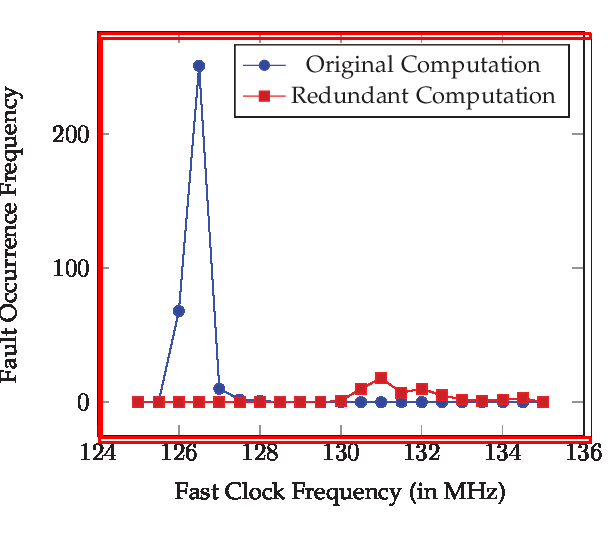
#> input picture input.png, 615 x 537 px
$ python -i findaxis.py   (imports and definitions only)
#> lines starting #> are read from the running program, lines starting #| are printed output that depends on the picture; after the words box and inside, x2 and y2 are one past the last pixel; in counts of white or black regions, pixels touching at a corner belong together
#> further down, picture is the input picture: shape (537, 615, 3); mean B, G, R 237.8, 236.7, 244.7
import cv2
import numpy as np


def aspectRatio(w,h):
    #print w,h
    if(h*1.0/w >= 4 or w*1.0/h >= 4):
        return False
    return True

def find_if_close(cnt1,cnt2):
    row1,row2 = cnt1.shape[0],cnt2.shape[0]
    for i in xrange(row1):
        for j in xrange(row2):
            dist = np.linalg.norm(cnt1[i]-cnt2[j])
            if abs(dist) < 50 :
                return True
            elif i==row1-1 and j==row2-1:
                return False

def findaxis(img):
    gray = cv2.cvtColor(img,cv2.COLOR_BGR2GRAY)
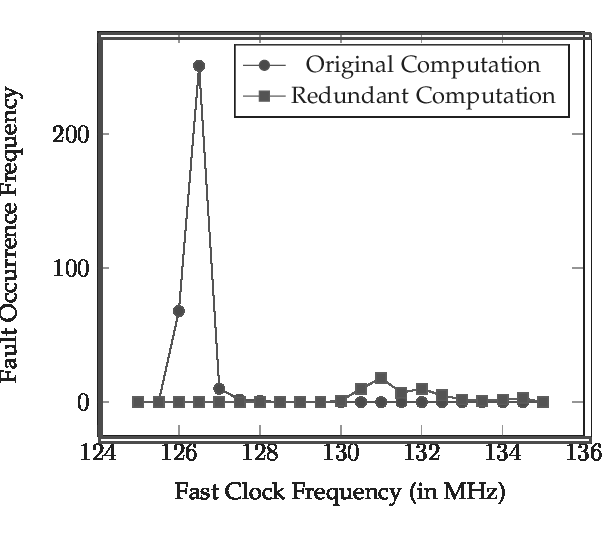
#> gray: shape (537, 615); min 29, max 255, mean 239.2
    h,w,channel = img.shape
#> h = 537; w = 615; channel = 3
    gray = cv2.adaptiveThreshold(gray,255,cv2.ADAPTIVE_THRESH_MEAN_C,cv2.THRESH_BINARY_INV,11,7)
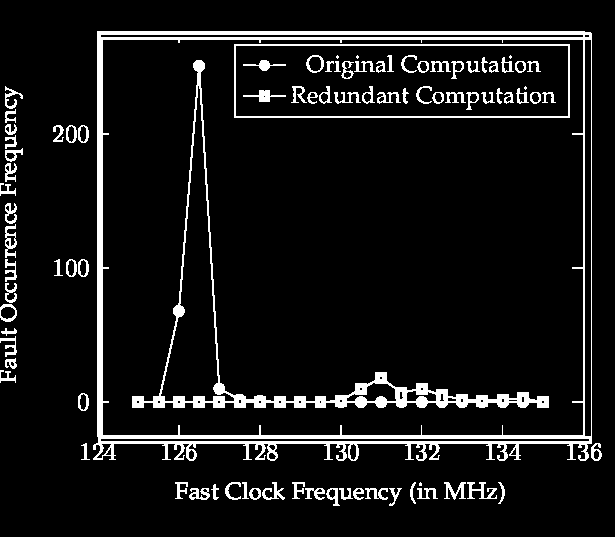
#> gray: shape (537, 615); 8.3% white; 88 white regions (5 under 20 px), largest, box (x1, y1, x2, y2) and area: (93, 31, 592, 461) 12235, (132, 60, 549, 408) 5735, (234, 44, 570, 118) 1624
    kernel = np.zeros((5,5),np.uint8)
    gray = cv2.morphologyEx(gray, cv2.MORPH_OPEN, kernel)
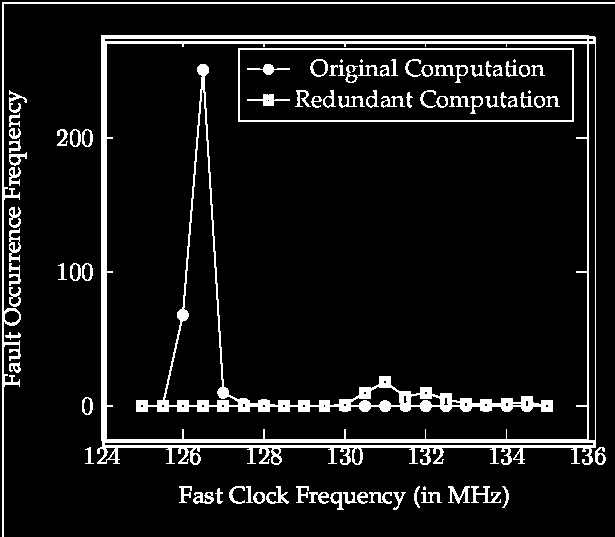
#> gray: shape (537, 615); 9% white; 85 white regions (5 under 20 px), largest, box (x1, y1, x2, y2) and area: (97, 35, 596, 465) 12235, (136, 64, 553, 412) 5735, (2, 2, 615, 537) 2736
    # [5 lines of commented-out code are left out]
    gray = cv2.GaussianBlur(gray,(3,3),0)
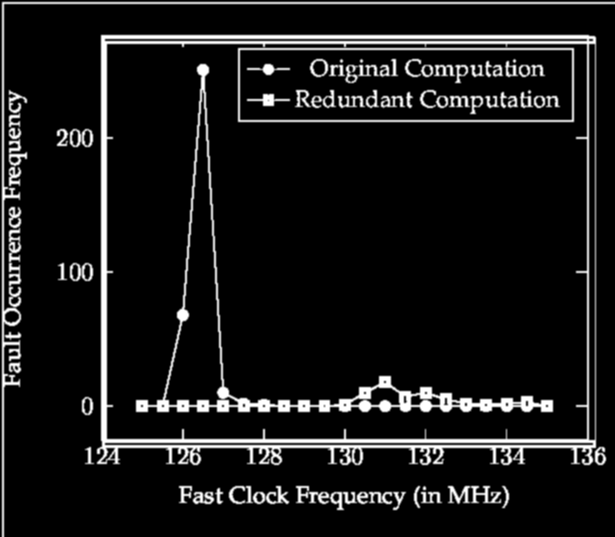
#> gray: shape (537, 615); min 0, max 255, mean 22.9
    #edges = cv2.Canny(gray,50,150,apertureSize = 3)
    lines = cv2.HoughLinesP(gray,0.25,np.pi/180,100,100,30)
#> lines = 124 rows, first 6: [1, 2, 614, 2], [1, 1, 614, 1], [1, 3, 614, 3], [96, 448, 605, 448], [100, 41, 596, 41], [1, 4, 614, 4]
    im2 = np.zeros((h,w,channel),np.uint8)
    for x1,y1,x2,y2 in lines[0]:
        cv2.line(im2,(x1,y1),(x2,y2),(0,255,0),2)
#> this loop made 1 pass
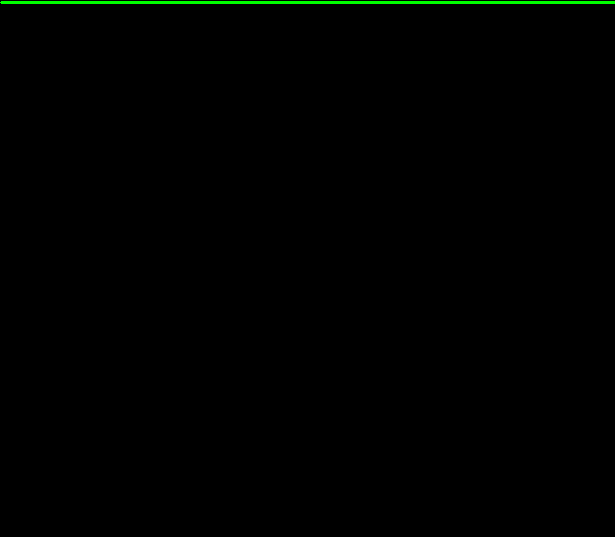
#> im2: shape (537, 615, 3); mean of channels 0, 1, 2 0, 1.4, 0; drawn as B, G, R

    gray = cv2.cvtColor(im2,cv2.COLOR_BGR2GRAY)
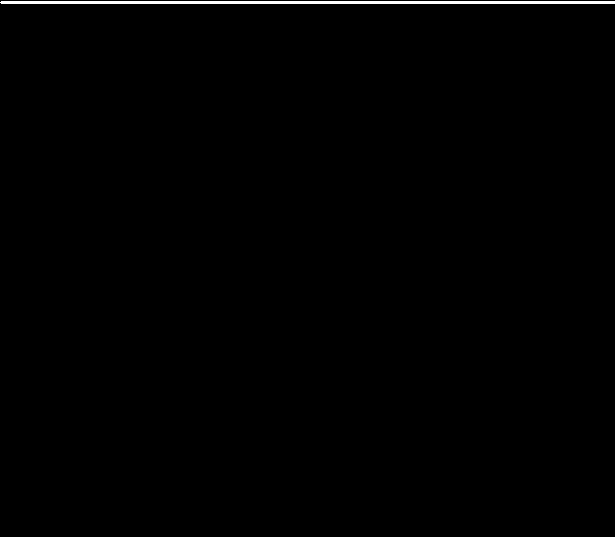
#> gray: shape (537, 615); values 0 (black) and 150 (white), 0.56% white; 1 white region
    # cv2.imwrite(graphfolder+"/gray.png",gray)
    cnts1 = cv2.findContours(gray, cv2.RETR_EXTERNAL,cv2.CHAIN_APPROX_SIMPLE)
#> cnts1 = 1 contour; box (x1, y1, x2, y2) and area: (0, 1, 615, 4) 1227
    # [5 lines of commented-out code are left out]

#> (the run stopped early here; a loop or call above may not have finished)

$ run again, on new.pdf1.png
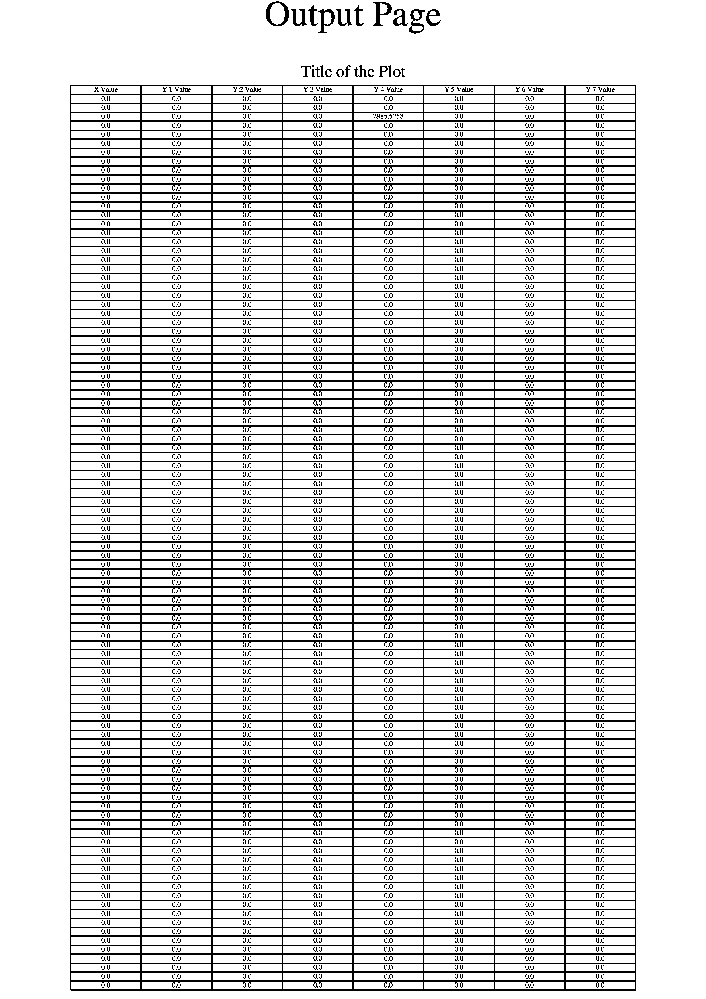
#> input picture new.pdf1.png, 706 x 999 px, shrunk from 2480 x 3508 before the run
#> picture is the input picture: shape (999, 706, 3); 84.4% white; black in thin lines or dots, all inside (x1, y1, x2, y2) = (70, 1, 636, 991)
#> in findaxis, `gray = cv2.GaussianBlur(gray,(3,3),0)`:
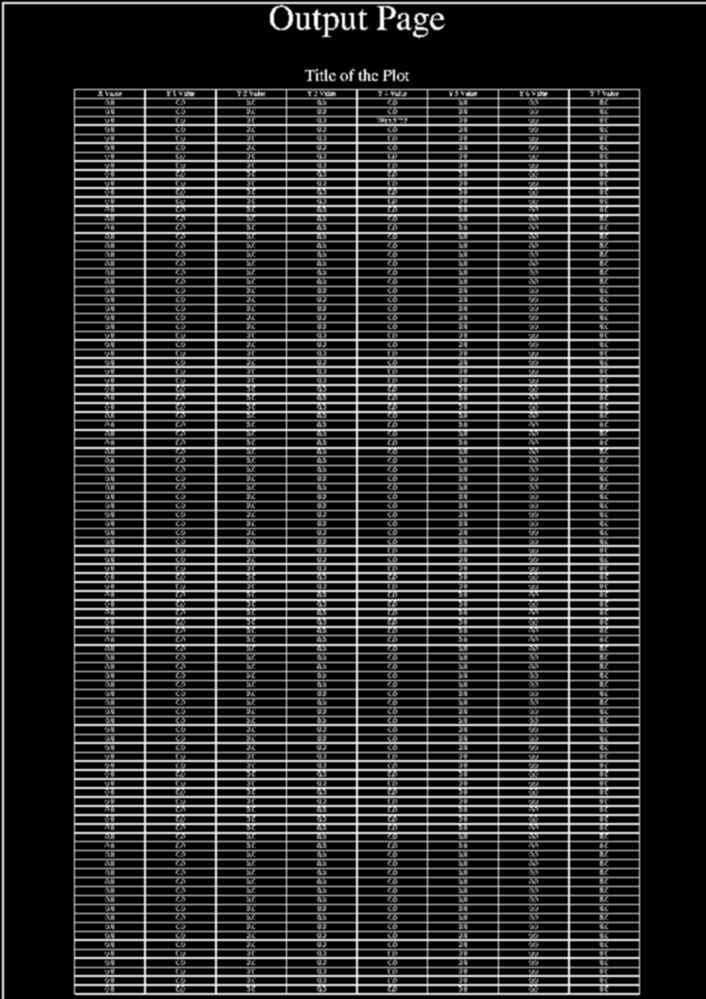
#> gray: shape (999, 706); min 0, max 255, mean 41
#> lines = 161 rows, first 6: [325, 995, 325, 88], [395, 995, 395, 88], [567, 995, 567, 88], [2, 998, 2, 1], [463, 995, 463, 97], [466, 995, 466, 88]
#> the loop in findaxis, `for x1,y1,x2,y2 in lines[0]:` made 1 pass
#> in findaxis, `gray = cv2.cvtColor(im2,cv2.COLOR_BGR2GRAY)`:
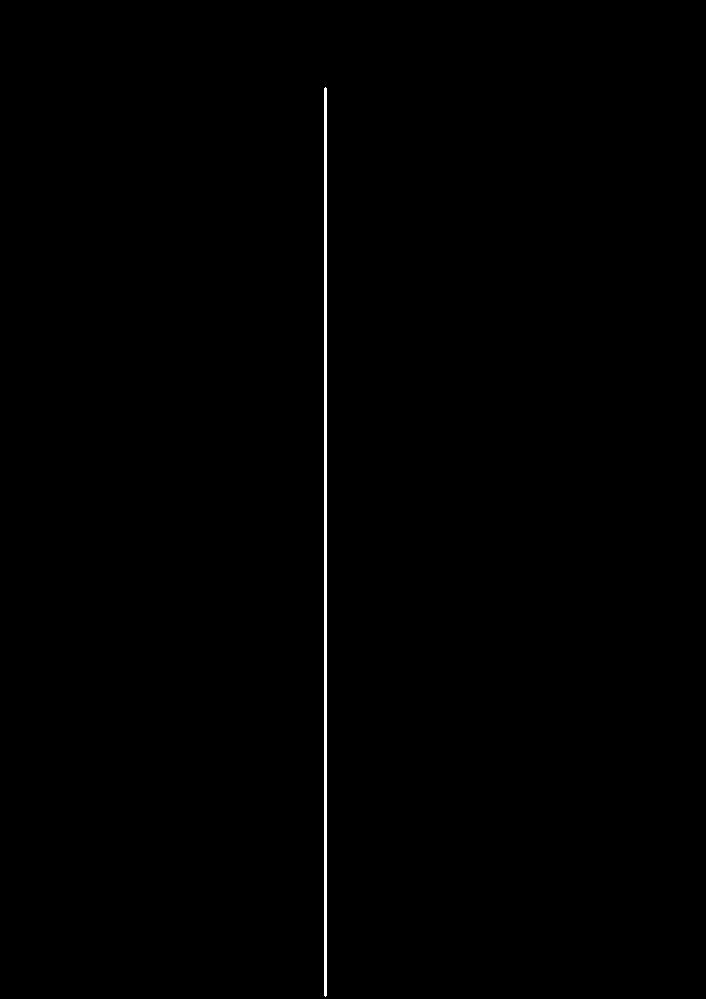
#> gray: shape (999, 706); values 0 (black) and 150 (white), 0.39% white; 1 white region
#> cnts1 = 1 contour; box (x1, y1, x2, y2) and area: (324, 87, 327, 997) 1816
